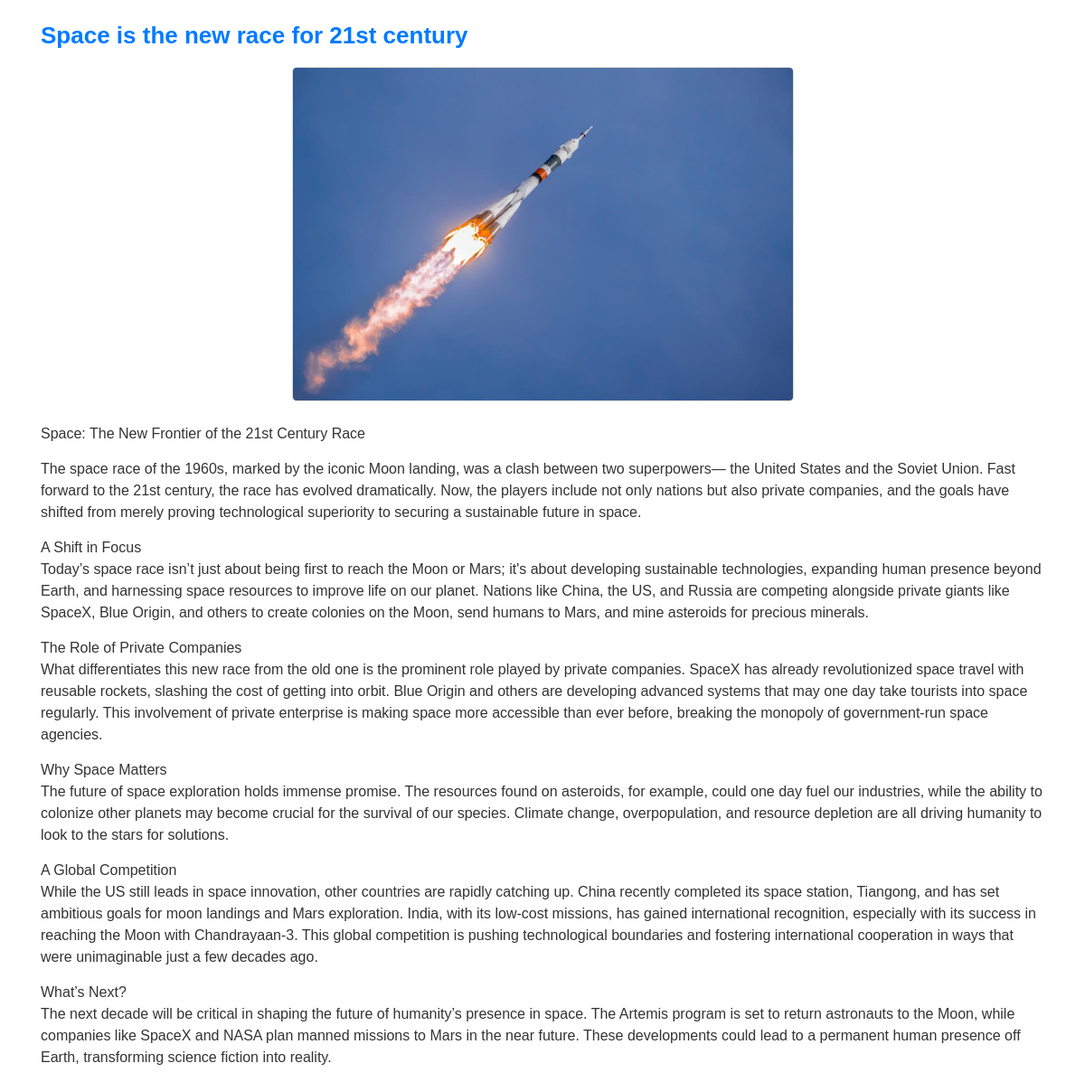
/post/5/, run on the app's committed database.
### cms/models.py (models this page shows, shortened)
class Post(models.Model):
    topic = models.CharField(max_length=200, choices=TOPIC_CHOICES)
    title = models.CharField(max_length=200)
    created_on = models.DateTimeField(auto_now=True)
    author = models.ForeignKey(User, on_delete=models.CASCADE)
    content = models.TextField()
    image = models.ImageField(upload_to='main_images/', null=True, blank=True)

### cms/views.py (the view)
# urls.py: path('post/<int:pk>/', views.PostDetailView.as_view(), name='post-detail'),
class PostDetailView(DetailView):
    model = Post
    template_name = 'index.html'
    context_object_name = 'post'

### cms/templates/index.html (shortened to what this page needs)
<!DOCTYPE html>
<html lang="en">
<head>
    <link href="https://stackpath.bootstrapcdn.com/bootstrap/4.5.2/css/bootstrap.min.css" rel="stylesheet">
</head>
<body>
    <div class="container">
        <div class="post">
            <div class="post-title">{{ post.title }}</div>
            <div class="post-image">
                <img src="{{ post.image.url }}" alt="Image for {{ post.title }}">
            </div>
            <div class="post-content mt-4">
                {{ post.content|linebreaks }}
            </div>
        </div>
    </div>
</body>
</html>

### cms/templates/index.html (style rules this page uses)
body { font-family: Arial, sans-serif; }
.post { margin-top: 20px; }
.post-image img { width: 50%; height: auto; border: 1px solid #ddd; border-radius: 5px; display: block; margin: 0 auto; }
.post-title { font-size: 26px; font-weight: bold; margin-bottom: 15px; color: #007bff; }
.post-content { color: #333; }
.post-content p { margin-bottom: 15px; }

### data on the page
Post: title "Space is the new race for 21st century", image (picture), content "Space: The New Frontier of the 21st Century Race The space race of the 1960s, marked by the iconic Moon landing, was a clash between two superpowers— the United States and the Soviet Union. Fast forward to the 21st century, the race has evolved dramatically. Now, the players include not only nations but also private companies, and the goals have shifted from merely proving technological superiority to securing a sustainable future in space. A Shift in Focus Today’s space race isn’t just about being first to reach the Moon or Mars; it's about developing sustainable technologies, expanding human presence beyond Earth, and harnessing space resources to improve life on our planet. Nations like…"
